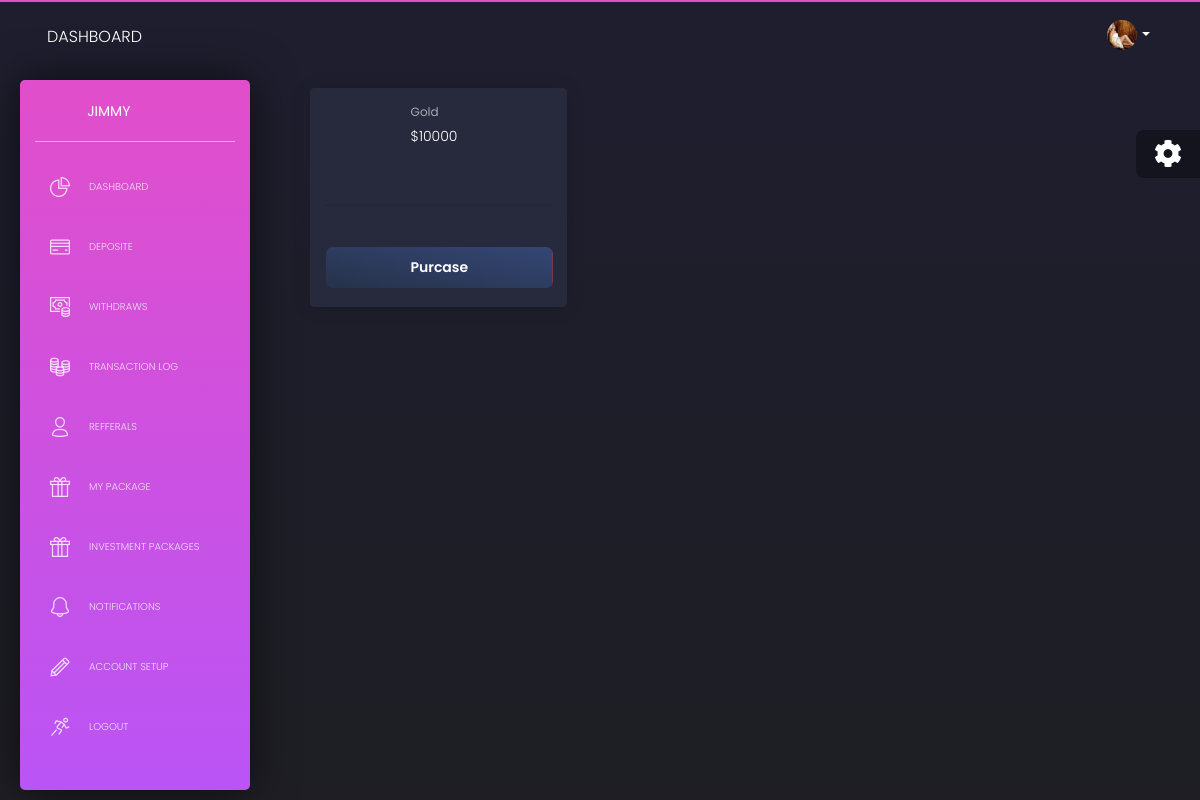
Page /packages/ (signed in) on the committed database.
### panel/models.py (models this page shows, shortened)
class Investors(AbstractBaseUser):
	email       = models.EmailField(verbose_name='email', max_length=60, unique=True )
	username    = models.CharField(max_length=30, unique=True)
	full_name    = models.CharField(max_length=30 ,blank=True, null= True)
	date_joined = models.DateTimeField(verbose_name='date joined', auto_now_add=True)
	last_login  = models.DateTimeField(verbose_name='last login', auto_now=True)
	is_admin    = models.BooleanField(default=False)
	is_staff    = models.BooleanField(default=False)
	is_active   = models.BooleanField(default=True)
	is_superuser = models.BooleanField(default=False)
	profile_image = models.ImageField(blank=True, null=True, default='logo-small.png', upload_to='profile')
	phone = models.CharField(max_length=60, blank=True, null=True)
	wallet_id = models.CharField(max_length=60, blank=True, null=True)
	ref_code = models.CharField(max_length=60, blank=True, null=True, unique=True)
	refferal = models.IntegerField(default=0)
	balance = models.IntegerField(default=0)
	package = models.ForeignKey('Packages', on_delete  = models.CASCADE,blank=True,null=True)
	USERNAME_FIELD = 'email'
	REQUIRED_FIELDS = ['username']
	objects = MyAccountManager()
	class Meta:
			ordering = ['-date_joined']

class Packages(models.Model):
	name = models.CharField(max_length=50)
	amount = models.IntegerField()
	date = models.DateTimeField(auto_now_add=True,blank=True,null=True)
	percent = models.IntegerField(blank=True,null=True)
	class Meta:
			ordering = ['-date']

### btc/views.py (the view, shortened to what this page needs)
# urls.py: path('packages/', views.package, name='packages'),
@login_required
def package(request):
	context = {
		"packages": Packages.objects.all(),
	}
	return render(request, 'userstemplate/package.html',context)

### templates/userstemplate/package.html (shortened to what this page needs)
{% extends "userstemplate/layouts/base.html" %}
{% load static %}
{% load crispy_forms_tags %}
{% block content %}
<div class="container">
    <div class="col-lg-12">
        <div class="row">
        {% for package in packages %}
              <div class="col-lg-4 col-md-6 col-sm-6">
                <div class="card card-stats">
                  <div class="card-body ">
                    <div class="row">
                      <div class="col-5 col-md-4">
                      </div>
                      <div class="col-7 col-md-8">
                        <div class="numbers">
                          <p class="card-category">{{   package.name }}</p>
                          <p class="card-title">${{ package.amount }}<p>
                        </div>
                      </div>
                    </div>
                  </div>
                  <div class="card-footer ">
                    <hr>
                    <div class="stats text-center">
                      <form action="{% url 'packages' %}" method="post">
                        <button style="background-color: #ff3300;" type="submit" class=" btn btn-block mybtn  tx-tfm">Purcase</button>
                      </form>
                    </div>
                  </div>
                </div>
              </div>
       {% endfor %}
        </div>
    </div>
</div>
{% endblock content %}

### templates/userstemplate/includes/sidebar.html (shortened to what this page needs)
    <div class="sidebar">
      <div class="sidebar-wrapper">
        <div class="logo">
          <a
             href="#" class="simple-text logo-mini">
          </a>
          <a
             href="{% url 'account' %}" class="simple-text logo-normal">
            {{ user.username }}
          </a>
        </div>
        <ul class="nav">
        {% if request.user.is_authenticated %}
          <li class="{% if 'index' in segment %} active {% endif %} ">
            <a href="{% url 'account' %}">
              <i class="tim-icons icon-chart-pie-36"></i>
              <p>Dashboard</p>
            </a>
          </li>
          <li class="{% if 'icons' in segment %} active {% endif %}">
            <a href="{% url 'deposite' %}">
              <i class="tim-icons icon-credit-card"></i>
              <p>Deposite</p>
            </a>
          </li>
          <li class="{% if 'Withdraws' in segment %} active {% endif %}">
            <a href="{% url 'withdraw' %}">
              <i class="tim-icons icon-money-coins"></i>
              <p>Withdraws</p>
            </a>
          </li>
          <li class="{% if 'Transaction' in segment %} active {% endif %}">
            <a href="{% url 'tranfer_log' %}">
              <i class="tim-icons icon-coins"></i>
              <p>Transaction log</p>
            </a>
          </li>
          <li class="{% if 'page-user' in segment %} active {% endif %}">
            <a href="{% url 'account_refferal' %}">
              <i class="tim-icons icon-single-02"></i>
              <p>Refferals</p>
            </a>
          </li>
          <li class="{% if 'packages' in segment %} active {% endif %}">
            <a href="{% url 'my-packages' %}">
              <i class="tim-icons icon-gift-2"></i>
              <p>my package</p>
            </a>
          </li>
          <li class="{% if 'tables' in segment %} active {% endif %}">
            <a href="{% url 'packages' %}">
              <i class="tim-icons icon-gift-2"></i>
              <p>Investment  packages</p>
            </a>
          </li>
          <li class="{% if 'rtl-support' in segment %} active {% endif %}">
            <a href="{% url 'notification' %}">
              <i class="tim-icons icon-bell-55"></i>
              <p>Notifications</p>
            </a>
          </li>
          <li class="{% if 'rtl-support' in segment %} active {% endif %}">
            <a href="{% url 'account-setup' %}">
              <i class="tim-icons icon-pencil"></i>
              <p>Account setup</p>
            </a>
          </li>
          <li>
            <a href="{% url 'logout' %}" >
              <i class="tim-icons icon-user-run"></i>
              <p>Logout</p>
            </a>
          </li>
          {% endif %}
        </ul>
      </div>
    </div>

### templates/userstemplate/includes/navigation.html (shortened to what this page needs)
{% load static %}
      <nav style="background-color: rgb(0, 0, 255);" class="navbar navbar-expand-lg navbar-absolute navbar-transparent">
        <div class="container-fluid">
          <div class="navbar-wrapper">
            <a class="navbar-brand" href="javascript:void(0)">Dashboard</a>
          </div>
          <div class="collapse navbar-collapse" id="navigation">
            {% if user.is_authenticated %}
            <ul class="navbar-nav ml-auto">
              <li class="dropdown nav-item">
                <a href="#" class="dropdown-toggle nav-link" data-toggle="dropdown">
                  <div class="photo">
                    <img src="{{ user.profile_image.url }}" alt="Profile Photo">
                  </div>
                  <b class="caret d-none d-lg-block d-xl-block"></b>
                </a>
              </li>
            </ul>
            {% endif %}
          </div>
        </div>
      </nav>

### rows in the picture
Investors: username "JIMMY", profile_image (picture)
Packages: name "Gold", amount "10000"
